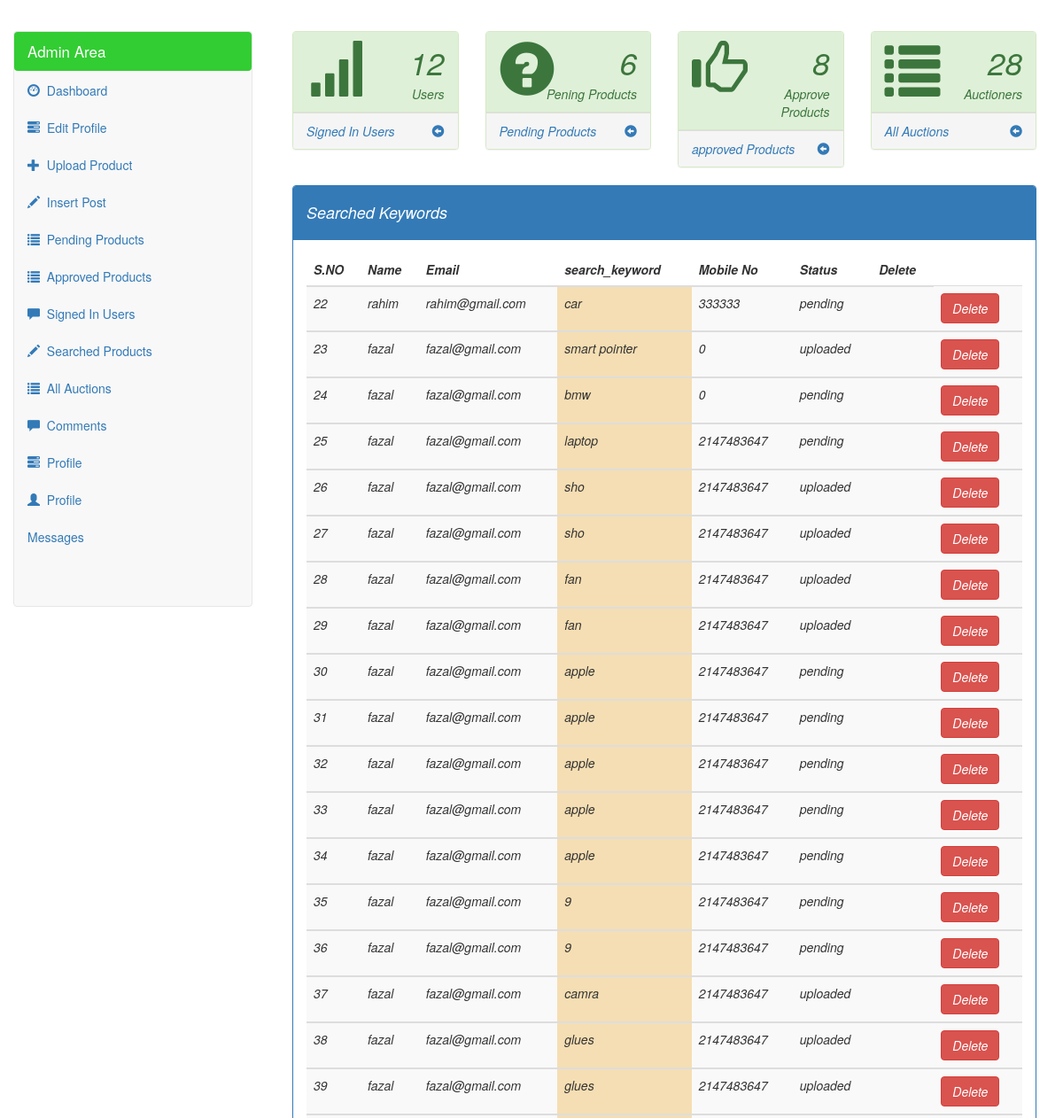
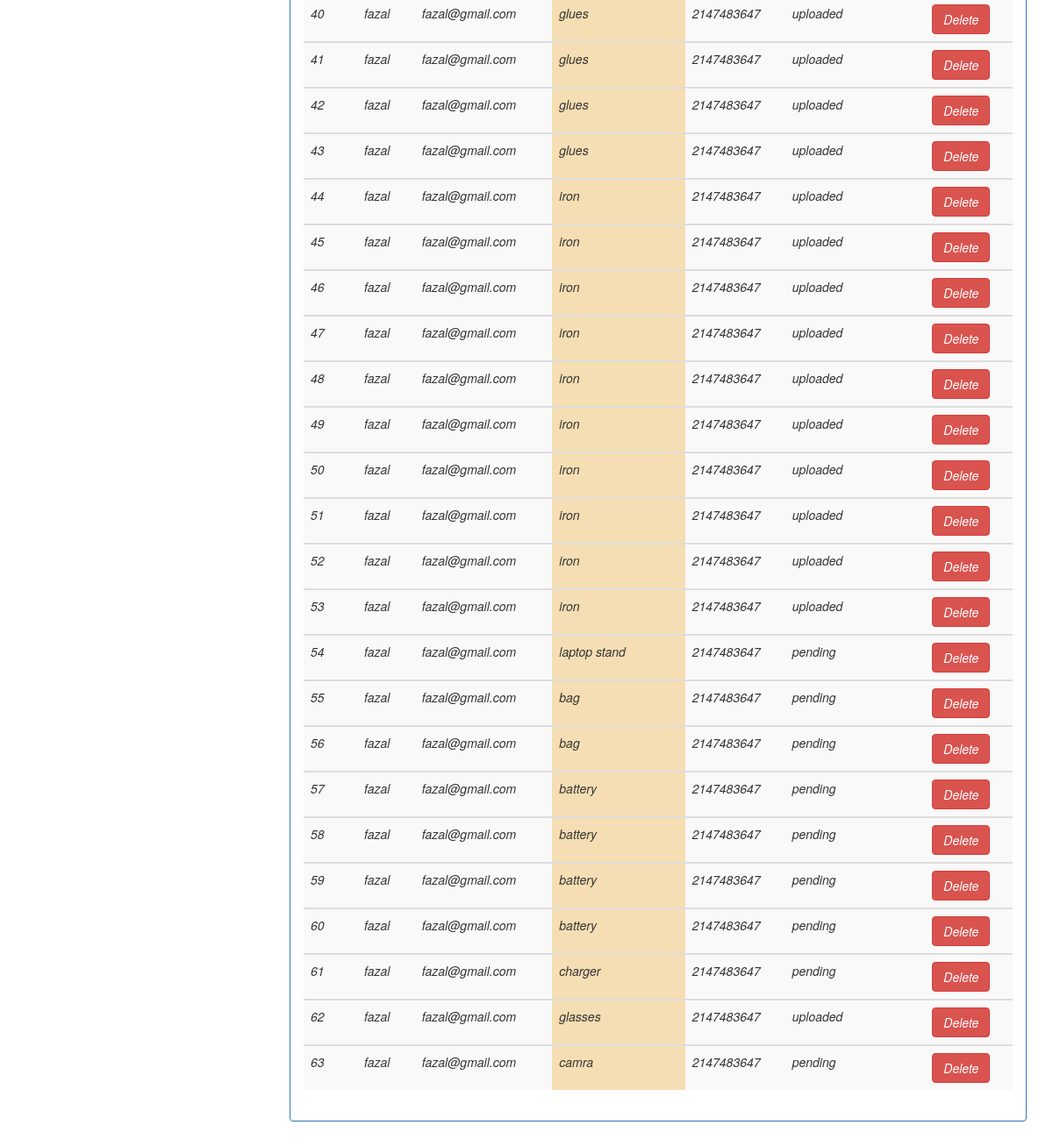
The page /admin/searched_products.php (signed in) on the database its author committed (2 pictures, top to bottom).
### tables this page shows
CREATE TABLE IF NOT EXISTS `searched_products` (
  `id` int(100) NOT NULL,
  `name` varchar(100) NOT NULL,
  `email` varchar(100) NOT NULL,
  `password` varchar(100) NOT NULL,
  `mobile_number` int(100) NOT NULL,
  `search_keyword` text NOT NULL,
  `status` text NOT NULL
);

### admin/searched_products.php (the view, shortened to what this page needs)
<?php
if(!isset($_SESSION['admin_email'])){
echo "<script>window.open('index.php','_self')</script>";
}
else{
	?>
<!DOCTYPE html>
<html>
<head>
<?php require_once 'parts/header.php'; ?>
</head>
<body>
<?php include('admin_left_area.php'); ?>
<div class="col-lg-12">
		<div class="panel panel-primary">
		<div class="panel-heading"><h4>Searched Keywords</h4></div>
		<div class="panel-body">
		<table class="table table-striped">
		<thead>
			<tr>
			   <th>S.NO</th>
			   <th>Name</th>
			    <th>Email</th>
			    <th>search_keyword</th>
			     <th>Mobile No</th>
			     <th>Status</th>
			     <th>Delete</th>
			</tr>
		</thead>
			 <?php
			include('connect.php');
       $query2=mysqli_query($con," SELECT * FROM searched_products ");
             while($row2=mysqli_fetch_array($query2)){
                 $serial=$row2['id'];
                  $name=$row2['name'];
                  $email=$row2['email'];
                  $mobile=$row2['mobile_number'];
                  $search_keyword=$row2['search_keyword'];
                  $status=$row2['status'];
                  ?>
                  <?php
    echo "<tbody>
           <tr>
		     <td>$serial</td>
		     <td>$name</td>
		     <td>$email</td>
		   <td style='background:wheat;'>$search_keyword</td>
		   <td>$mobile</td>
		   <td>$status<td>
		<td><a href='reject_searched_products.php?reje=$email' class='btn btn-danger'>Delete</a></td>
		</tr>
		</tbody>";
	}
		?>
		</table>
        </div>
        </div>
        </div>
</body>
</html>
<?php } ?>

### rows shown on the page
searched_products: id "22", name "rahim", email "rahim@gmail.com", search_keyword "car", mobile_number "333333", status "pending"
searched_products: id "23", name "fazal", email "fazal@gmail.com", search_keyword "smart pointer", mobile_number "0", status "uploaded"
searched_products: id "24", name "fazal", email "fazal@gmail.com", search_keyword "bmw", mobile_number "0", status "pending"
searched_products: id "25", name "fazal", email "fazal@gmail.com", search_keyword "laptop", mobile_number "2147483647", status "pending"
searched_products: id "26", name "fazal", email "fazal@gmail.com", search_keyword "sho", mobile_number "2147483647", status "uploaded"
searched_products: id "27", name "fazal", email "fazal@gmail.com", search_keyword "sho", mobile_number "2147483647", status "uploaded"
searched_products: id "28", name "fazal", email "fazal@gmail.com", search_keyword "fan", mobile_number "2147483647", status "uploaded"
searched_products: id "29", name "fazal", email "fazal@gmail.com", search_keyword "fan", mobile_number "2147483647", status "uploaded"
searched_products: id "30", name "fazal", email "fazal@gmail.com", search_keyword "apple", mobile_number "2147483647", status "pending"
searched_products: id "31", name "fazal", email "fazal@gmail.com", search_keyword "apple", mobile_number "2147483647", status "pending"
searched_products: id "32", name "fazal", email "fazal@gmail.com", search_keyword "apple", mobile_number "2147483647", status "pending"
searched_products: id "33", name "fazal", email "fazal@gmail.com", search_keyword "apple", mobile_number "2147483647", status "pending"
searched_products: id "34", name "fazal", email "fazal@gmail.com", search_keyword "apple", mobile_number "2147483647", status "pending"
searched_products: id "35", name "fazal", email "fazal@gmail.com", search_keyword "9", mobile_number "2147483647", status "pending"
searched_products: id "36", name "fazal", email "fazal@gmail.com", search_keyword "9", mobile_number "2147483647", status "pending"
searched_products: id "37", name "fazal", email "fazal@gmail.com", search_keyword "camra", mobile_number "2147483647", status "uploaded"
searched_products: id "38", name "fazal", email "fazal@gmail.com", search_keyword "glues", mobile_number "2147483647", status "uploaded"
searched_products: id "39", name "fazal", email "fazal@gmail.com", search_keyword "glues", mobile_number "2147483647", status "uploaded"
searched_products: id "40", name "fazal", email "fazal@gmail.com", search_keyword "glues", mobile_number "2147483647", status "uploaded"
searched_products: id "41", name "fazal", email "fazal@gmail.com", search_keyword "glues", mobile_number "2147483647", status "uploaded"
searched_products: id "42", name "fazal", email "fazal@gmail.com", search_keyword "glues", mobile_number "2147483647", status "uploaded"
searched_products: id "43", name "fazal", email "fazal@gmail.com", search_keyword "glues", mobile_number "2147483647", status "uploaded"
searched_products: id "44", name "fazal", email "fazal@gmail.com", search_keyword "iron", mobile_number "2147483647", status "uploaded"
searched_products: id "45", name "fazal", email "fazal@gmail.com", search_keyword "iron", mobile_number "2147483647", status "uploaded"
searched_products: id "46", name "fazal", email "fazal@gmail.com", search_keyword "iron", mobile_number "2147483647", status "uploaded"
searched_products: id "47", name "fazal", email "fazal@gmail.com", search_keyword "iron", mobile_number "2147483647", status "uploaded"
searched_products: id "48", name "fazal", email "fazal@gmail.com", search_keyword "iron", mobile_number "2147483647", status "uploaded"
searched_products: id "49", name "fazal", email "fazal@gmail.com", search_keyword "iron", mobile_number "2147483647", status "uploaded"
searched_products: id "50", name "fazal", email "fazal@gmail.com", search_keyword "iron", mobile_number "2147483647", status "uploaded"
searched_products: id "51", name "fazal", email "fazal@gmail.com", search_keyword "iron", mobile_number "2147483647", status "uploaded"
searched_products: id "52", name "fazal", email "fazal@gmail.com", search_keyword "iron", mobile_number "2147483647", status "uploaded"
searched_products: id "53", name "fazal", email "fazal@gmail.com", search_keyword "iron", mobile_number "2147483647", status "uploaded"
searched_products: id "54", name "fazal", email "fazal@gmail.com", search_keyword "laptop stand", mobile_number "2147483647", status "pending"
searched_products: id "55", name "fazal", email "fazal@gmail.com", search_keyword "bag", mobile_number "2147483647", status "pending"
searched_products: id "56", name "fazal", email "fazal@gmail.com", search_keyword "bag", mobile_number "2147483647", status "pending"
searched_products: id "57", name "fazal", email "fazal@gmail.com", search_keyword "battery", mobile_number "2147483647", status "pending"
searched_products: id "58", name "fazal", email "fazal@gmail.com", search_keyword "battery", mobile_number "2147483647", status "pending"
searched_products: id "59", name "fazal", email "fazal@gmail.com", search_keyword "battery", mobile_number "2147483647", status "pending"
searched_products: id "60", name "fazal", email "fazal@gmail.com", search_keyword "battery", mobile_number "2147483647", status "pending"
searched_products: id "61", name "fazal", email "fazal@gmail.com", search_keyword "charger", mobile_number "2147483647", status "pending"
searched_products: id "62", name "fazal", email "fazal@gmail.com", search_keyword "glasses", mobile_number "2147483647", status "uploaded"
searched_products: id "63", name "fazal", email "fazal@gmail.com", search_keyword "camra", mobile_number "2147483647", status "pending"

### other values the page prints
$id "12"
$id "6"
$id "8"
$count "28"
